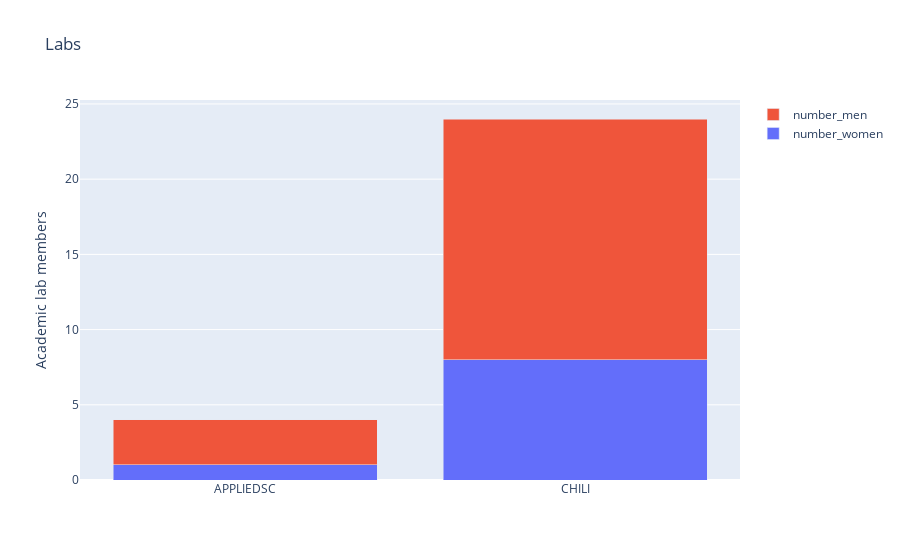

This figure's notebook cell:
### Code cell
from plotly import graph_objects as go
fig2 = go.Figure(
    data=[
        go.Bar(
            name="number_women",
            x=labs["acronym"],
            y=labs["number_women"],
            offsetgroup=0,
        ),
        go.Bar(
            name="number_men",
            x=labs["acronym"],
            y=labs["number_men"],
            offsetgroup=1,
        ),
    ],
    layout=go.Layout(
        title="Labs",
        yaxis_title="Academic lab members"
    )
)
fig2.update_layout(barmode='stack')
fig2.show()

### Figure 1 — Plotly figure (JSON) as saved in the notebook; plotly's stock layout.template omitted (floating-point values rounded to 4 significant figures)
{"data": [{"name": "number_women", "offsetgroup": "0", "type": "bar", "x": ["APPLIEDSC", "CHILI"], "y": [1, 8]}, {"name": "number_men", "offsetgroup": "1", "type": "bar", "x": ["APPLIEDSC", "CHILI"], "y": [3, 16]}], "layout": {"barmode": "stack", "title": {"text": "Labs"}, "yaxis": {"title": {"text": "Academic lab members"}}}}
